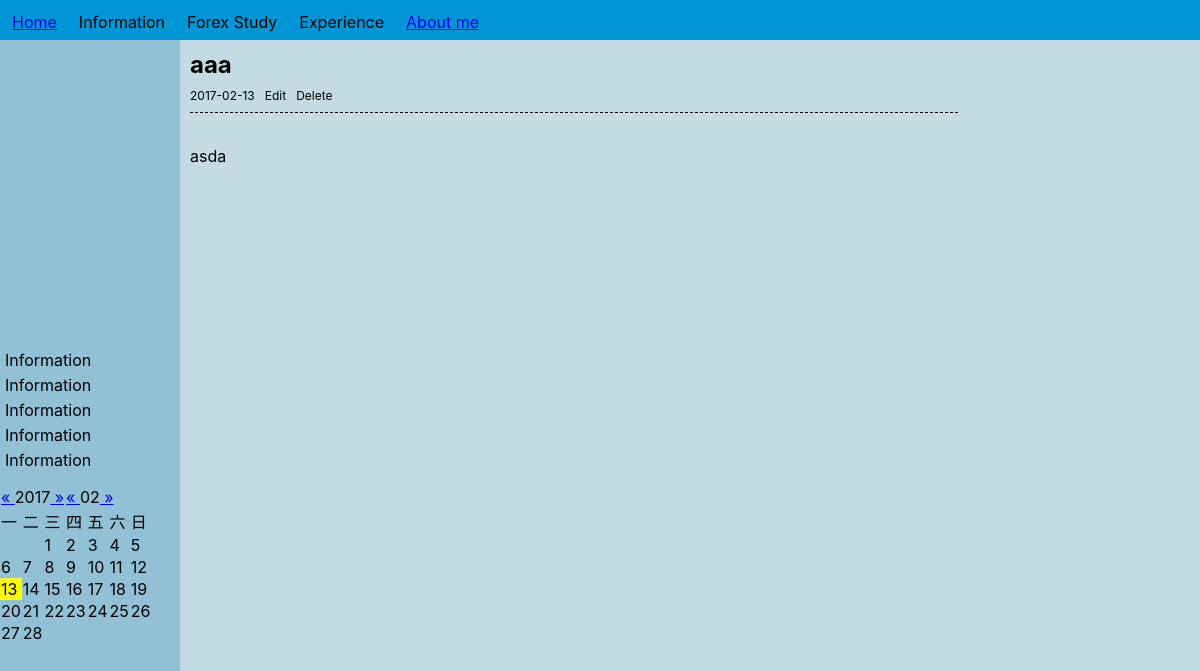
Screenshot of /detail.php?id=71 with the database file from the repository.
### tables this page shows
CREATE TABLE `posts` (
  `post_id` int(11) NOT NULL,
  `title` text NOT NULL,
  `content` text NOT NULL,
  `post_date` date NOT NULL
);

### detail.php (the view, shortened to what this page needs)
<!DOCTYPE html>
<html>
    <head>
        <link rel="stylesheet"  href="css/global.css" />
        <?php
          $conn = new DBConn();
          $mysqli = $conn->getBlogConn();
          $post_id = $_GET["id"];
          $sql = "SELECT * FROM `posts` where post_id = $post_id";
          $result = $mysqli->query($sql);
          while($row = $result->fetch_array()){
            $title=$row['title'];
            $content=$row['content'];
            $post_date=$row['post_date'];
          }
        ?>
    </head>
    <body>
        <article class="content">
            <div class="content_title">
                <h1><?php echo $title ?></h1>
                <span><?php echo $post_date ?></span><span>Edit</span><span>Delete</span>
            </div>
            <div class="content_body">
                <?php echo $content ?>
            </div>
        </article>
    </body>
</html>

### css/global.css (style rules this page uses)
li { display: list-item; }
ul { list-style-type: none; }
#price_box { margin-right: 5px; margin-left: 5px; display:block; overflow-x: auto; height: 300px; font-size: x-small; word-wrap: break-word; }
#left { position:fixed; padding-top:45px; float: left; width:180px; height: 800px; background-color: #92c0d4; }
#left ul { padding-left: 0px; margin-left:5px; margin-top:5px; }
#left li { margin-top:5px; }
.content { padding-top:45px; padding-left: 180px; margin-left: 10px; height: 800px; overflow-y: auto; background-color: #c4dbe4; }
.content_title { position: fixed; height:67px; width:768px; overflow-y: hidden; overflow-wrap: normal; border-bottom: #000 1px dashed; }
.content_title h1 { margin-top: 5px; margin-bottom: 5px; }
div.content_title span { margin-right: 10px; font-size: 12px; }
.content_body { overflow-wrap: normal; position:fixed; width:90%; margin-top:5px; top: 125px; overflow-y:auto; height:700px; }
.content_body p { padding-right:150px; }
body { margin:0px; font-family: -apple-system, BlinkMacSystemFont, "Segoe UI", Helvetica, Arial, sans-serif, "Apple Color Emoji", "Segoe UI Emoji", "Segoe UI Symbol" }
.header { top:0; left:0; width:100%; height:40px; max-width: 100%; min-width:768px; background-color: #0096D6; z-index:9; position: fixed; }
.header td { padding:10px; }

### rows the page displays
posts: title "aaa", post_date "2017-02-13", content "asda"

### other values shown
$n_year2 "2017"
$n_month "02"
$r "1"
$r "2"
$r "3"
$r "4"
$r "5"
$t "6"
$t "7"
$t "8"
$t "9"
$t "10"
$t "11"
$t "12"
$t "13"
